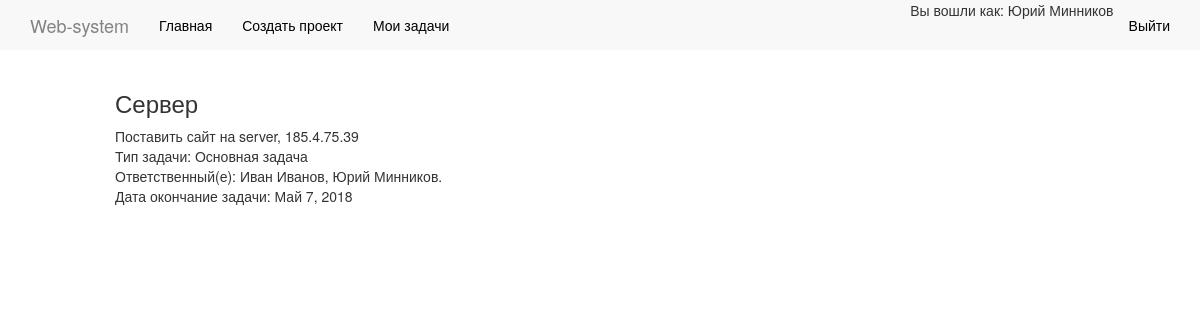
The page /project/my-project (signed in) on the database its author committed.
### projectpage/models.py (models this page shows, shortened)
class Project(models.Model):
    name = models.CharField(max_length = 250)
    complete_value = models.CharField(max_length=1)
    species = models.ForeignKey('Species_project', on_delete = models.CASCADE)
    species_task = models.ForeignKey('Species_Task', on_delete = models.CASCADE)
    created_task = models.DateField(verbose_name='Дата создания',auto_now_add=True)
    finish_task = models.DateField(verbose_name='Дата окончания')
    user = models.ManyToManyField(User, through='UserProject')
    description = models.TextField()

class Species_Task(models.Model):
	name = models.CharField(max_length = 250)
	description = models.TextField()
	def __str__(self):
		return self.name

### projectpage/views.py (the view)
# urls.py: url(r'^project/my-project$', details_user),
def details_user(request):
	if not request.user.is_authenticated:
		return redirect('auth/login')
	else:
		project = Project.objects.filter(user = request.user.pk)
		return render(request, 'projects/my_details.html', {'project':project})

### projectpage/templates/projects/my_details.html (shortened to what this page needs)
{% extends "base.html" %}
{% block content%}
<div class="container pages">
		<div class="d-flex flex-row">
				{% for itm in project %}
				<div class="p-2">
					<div class="card">
					<div class="card-header">
					<h3 class="card-title">{{ itm.name }}</h3>
					</div>
					<div card-body>
							{{ itm.description }}
						<br>
						<span class="card-text">
							Тип задачи: {{ itm.species_task }}
						</span>
						<br>
						<span class="card-text">
							Ответственный(е):
								{% for items in itm.user.values %}
									{{ items.first_name }}&nbsp{{ items.last_name }}{% if not forloop.last %},{% else %}.{% endif %}
								{% endfor %}
						<br>
						<span class="card-text">Дата окончание задачи:
						{{ itm.finish_task }} </span>
					</div>
				</div>
				</div>
			{% endfor %}
		</div>
</div>
{% endblock %}

### websystem/templates/base.html (shortened to what this page needs)
{% load static %}
{% load bootstrap3 %}
{% bootstrap_css %}
<html>
<head>
	<link rel="stylesheet" href="{% static 'fontawesome-free-5.0.10/web-fonts-with-css/css/fontawesome-all.css' %}">
	<link rel="stylesheet" href="{% static 'style.css'%}">
</head>
<div class="row">
{% if user.is_authenticated %}
{% block menu %}
<header class="navbar navbar-inverse navbar-fixed-top bs-docs-nav" role="banner">
  <div class="container">
    <div class="navbar-header">
      <a href="/" class="navbar-brand">Web-system</a>
    </div>
    <nav class="collapse navbar-collapse bs-navbar-collapse" role="navigation">
      <ul class="nav navbar-nav">
        <li>
          <a href="/">Главная</a>
        </li>
        <li>
          <a href="/project/createproject">Создать проект</a>
        </li>
        <li>
          <a href="/project/my-project">Мои задачи</a>
        </li>
      </ul>
      <ul class="nav navbar-nav navbar-right">
        <li><span>Вы вошли как: {{ user.first_name }} {{ user.last_name }}</span></li>
      <li><a href="/auth/logout/">Выйти</a></li>
    </ul>
    </nav>
  </div>
</header></div>
{% endblock %}
{% endif%}
        {% block content %}
        {% endblock %}
</body>
</html>

### websystem/static/style.css (style rules this page uses)
.navbar-inverse { background-color: #F8F8F8 }
.navbar-inverse { background-image: none; }
.navbar-inverse { border-color: #FFFFFF }
.navbar-inverse .navbar-brand { color: #828282 }
.navbar-inverse .navbar-nav>li>a { color: #000000 }
.pages { margin-top: 70px; width: 1000px; }

### rows shown on the page
Project: name "Сервер", description "Поставить сайт на server, 185.4.75.39", species_task "Основная задача", finish_task "Май 7, 2018"

### other values the page prints
{{ user.first_name }} "Юрий"
{{ user.last_name }} "Минников"
{{ items.first_name }} "Иван"
{{ items.last_name }} "Иванов"
{{ items.first_name }} "Юрий"
{{ items.last_name }} "Минников"
